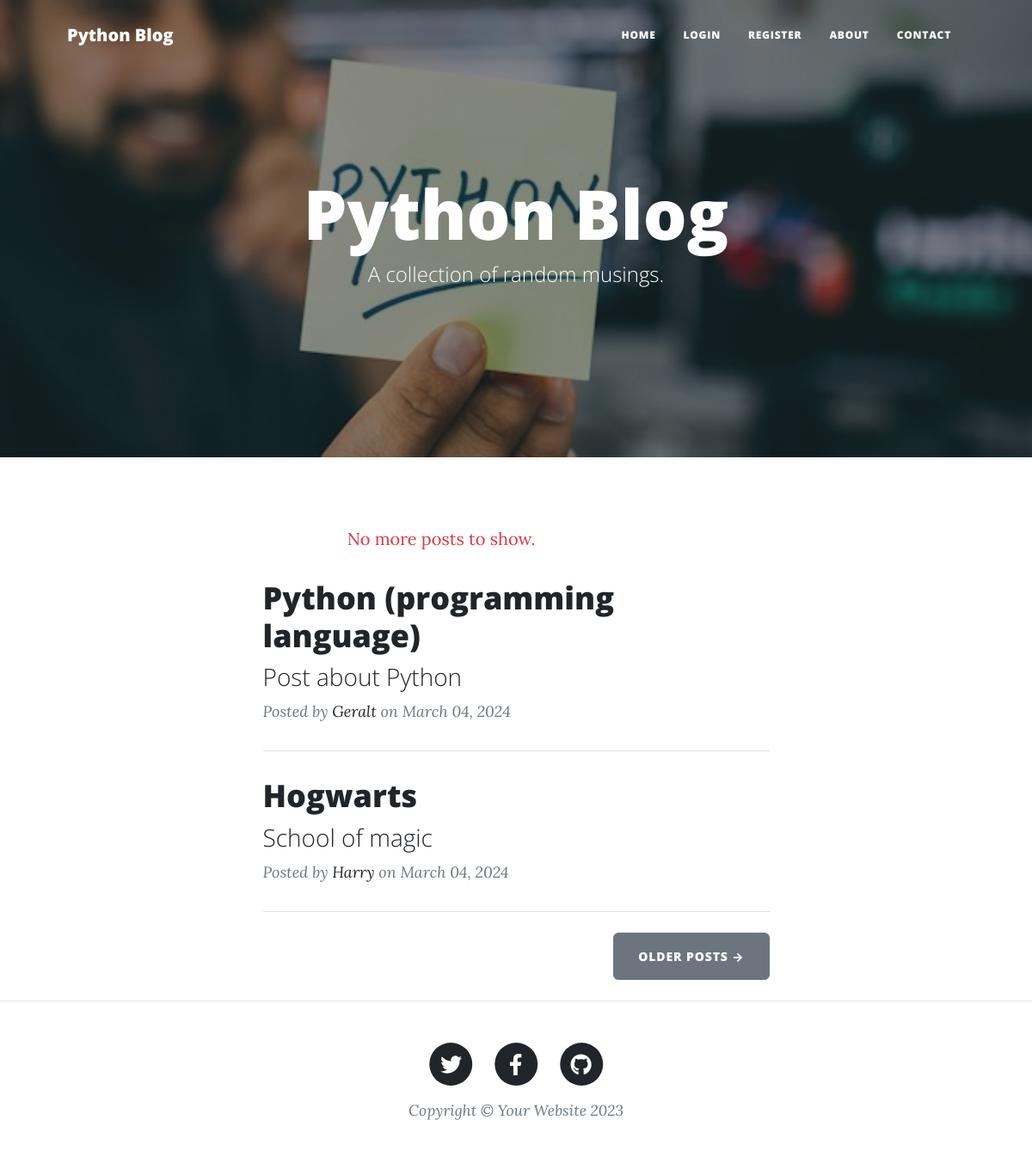
Before: / with the older database file.
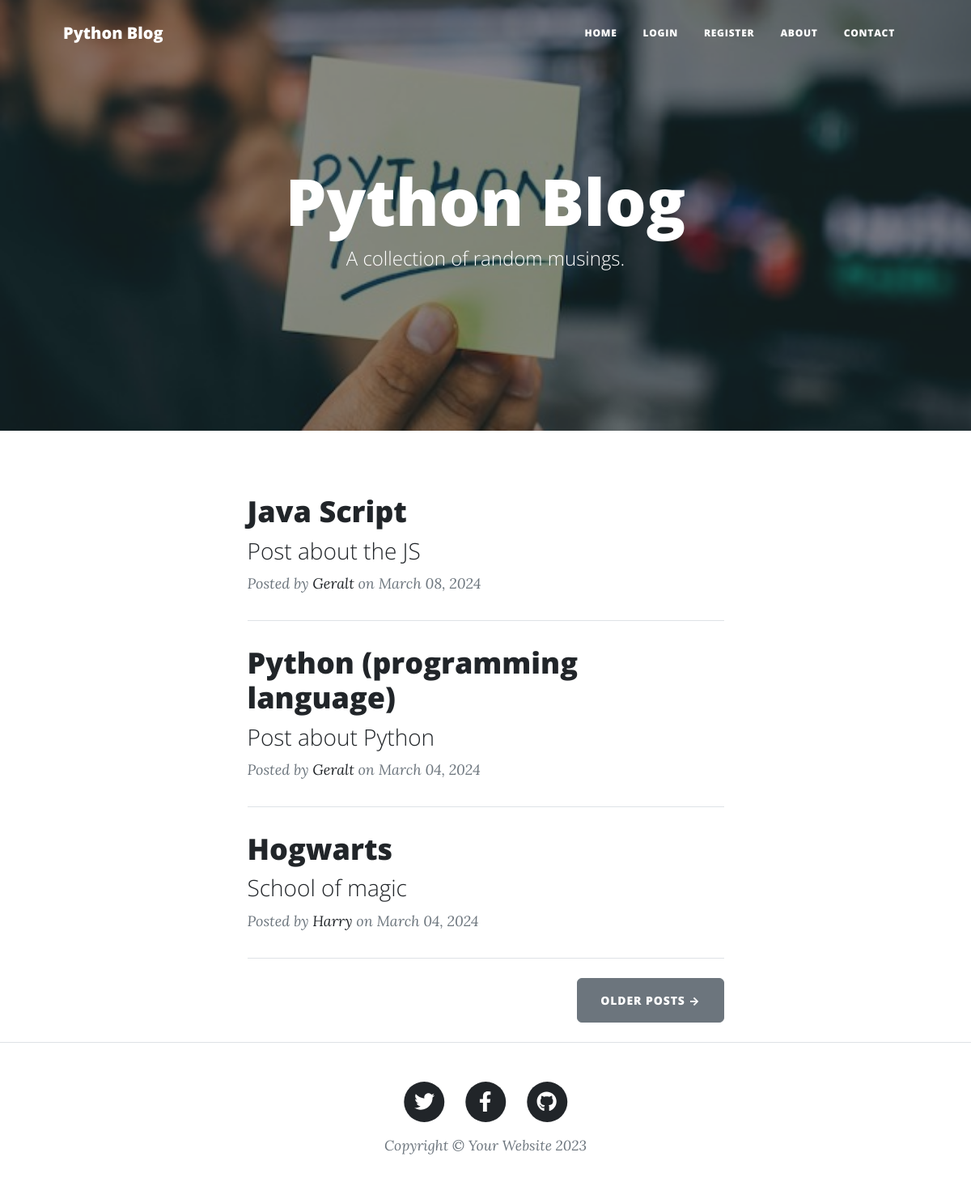
After: the same page with the newer database file.
### db_posts.py (models this page shows)
class Base(DeclarativeBase):
    pass

class BlogPost(Base):
    __tablename__ = "blog_posts"
    id: Mapped[str] = mapped_column(String(50), primary_key=True)
    title: Mapped[str] = mapped_column(String(250), unique=True, nullable=False)
    subtitle: Mapped[str] = mapped_column(String(250), nullable=False)
    date: Mapped[str] = mapped_column(String(250), nullable=False)
    body: Mapped[str] = mapped_column(Text, nullable=False)
    img_url: Mapped[str] = mapped_column(String(250), nullable=False)
    author_id: Mapped[str] = mapped_column(
        String(50), ForeignKey("users.id"), nullable=False
    )
    author = relationship("User", back_populates="posts", lazy="joined")
    comments = relationship("Comment", back_populates="parent_post", lazy="joined")

class User(Base, UserMixin):
    __tablename__ = "users"
    id: Mapped[str] = mapped_column(String(50), primary_key=True)
    email: Mapped[str] = mapped_column(String(250), unique=True, nullable=False)
    password: Mapped[str] = mapped_column(String(250), nullable=False)
    name: Mapped[str] = mapped_column(String(250), nullable=False)
    posts = relationship("BlogPost", back_populates="author", lazy="joined")
    comments = relationship("Comment", back_populates="comment_author", lazy="joined")

### app.py (the view)
@app.route("/")
@app.route("/<int:limit>")
def get_all_posts(limit=3):
    posts = get_posts(limit)
    if len(posts) < limit:
        flash("No more posts to show.")
    return render_template(
        "index.html", all_posts=posts, current_user=current_user, limit=limit + 3
    )

### db_posts.py (called while the page is built)
def get_posts(limit: int):
    with Session(engine) as session:
        result = session.query(BlogPost).order_by(BlogPost.date.desc()).limit(limit)
        posts = result.all()
        return posts

### templates/index.html (shortened to what this page needs)
{% include "header.html" %}
<header
  class="masthead"
  style="background-image: url('../static/assets/img/home-bg.jpg')"
>
  <div class="container position-relative px-4 px-lg-5">
    <div class="row gx-4 gx-lg-5 justify-content-center">
      <div class="col-md-10 col-lg-8 col-xl-7">
        <div class="site-heading">
          <h1>Python Blog</h1>
          <span class="subheading">A collection of random musings.</span>
        </div>
      </div>
    </div>
  </div>
</header>
<div class="container px-4 px-lg-5">
  <div class="row gx-4 gx-lg-5 justify-content-center">
    <div class="col-md-10 col-lg-8 col-xl-7">
      {% include 'messages.html' %} {% for post in all_posts %}
      <div class="post-preview">
        <a href="{{ url_for('show_post', post_id=post.id) }}">
          <h2 class="post-title">{{ post.title }}</h2>
          <h3 class="post-subtitle">{{ post.subtitle }}</h3>
        </a>
        <p class="post-meta">
          Posted by
          <a href="#">{{post.author.name}}</a>
          on {{post.date}}
        </p>
      </div>
      <hr class="my-4" />
      {% endfor %}
      <div class="d-flex justify-content-end mb-4">
        <a
          class="btn btn-secondary text-uppercase"
          href="{{url_for('get_all_posts', limit=limit)}}"
          >Older Posts →</a
        >
      </div>
    </div>
  </div>
</div>
{% include "footer.html" %}

### templates/header.html (shortened to what this page needs)
<!DOCTYPE html>
<html lang="en">
  <head>
    {% block styles %}
    {{ bootstrap.load_css() }}
    <link
      href="{{ url_for('static', filename='css/styles.css') }}"
      rel="stylesheet"
    />
    {% endblock %}
  </head>
  <body>
    <nav class="navbar navbar-expand-lg navbar-light" id="mainNav">
      <div class="container px-4 px-lg-5">
        <a class="navbar-brand" href="/">Python Blog</a>
        <div class="collapse navbar-collapse" id="navbarResponsive">
          <ul class="navbar-nav ms-auto py-4 py-lg-0">
            <li class="nav-item">
              <a
                class="nav-link px-lg-3 py-3 py-lg-4"
                href="{{ url_for('get_all_posts') }}"
                >Home</a
              >
            </li>
            {% if current_user.is_authenticated %}
            <li class="nav-item">
              <a
                class="nav-link px-lg-3 py-3 py-lg-4"
                href="{{ url_for('logout') }}"
                >Log Out</a
              >
            </li>
            {% else %}
            <li class="nav-item">
              <a
                class="nav-link px-lg-3 py-3 py-lg-4"
                href="{{ url_for('login') }}"
                >Login</a
              >
            </li>
            <li class="nav-item">
              <a
                class="nav-link px-lg-3 py-3 py-lg-4"
                href="{{ url_for('register') }}"
                >Register</a
              >
            </li>
            {% endif %}
            <li class="nav-item">
              <a
                class="nav-link px-lg-3 py-3 py-lg-4"
                href="{{ url_for('about') }}"
                >About</a
              >
            </li>
            <li class="nav-item">
              <a
                class="nav-link px-lg-3 py-3 py-lg-4"
                href="{{ url_for('contact') }}"
                >Contact</a
              >
            </li>
          </ul>
        </div>
      </div>
    </nav>
  </body>
</html>

### templates/messages.html (shortened to what this page needs)
<div class="col-lg-8 col-md-10 mx-auto">
  {% with messages = get_flashed_messages() %} {% if messages %}
  <p class="text-danger">{{ messages[0] }}</p>
  {% endif %} {% endwith %}
</div>

### templates/footer.html (shortened to what this page needs)
        <footer class="border-top">
          <div class="container px-4 px-lg-5">
              <div class="row gx-4 gx-lg-5 justify-content-center">
                  <div class="col-md-10 col-lg-8 col-xl-7">
                      <ul class="list-inline text-center">
                          <li class="list-inline-item">
                              <a href="#!">
                                  <span class="fa-stack fa-lg">
                                      <i class="fas fa-circle fa-stack-2x"></i>
                                      <i class="fab fa-twitter fa-stack-1x fa-inverse"></i>
                                  </span>
                              </a>
                          </li>
                          <li class="list-inline-item">
                              <a href="#!">
                                  <span class="fa-stack fa-lg">
                                      <i class="fas fa-circle fa-stack-2x"></i>
                                      <i class="fab fa-facebook-f fa-stack-1x fa-inverse"></i>
                                  </span>
                              </a>
                          </li>
                          <li class="list-inline-item">
                              <a href="#!">
                                  <span class="fa-stack fa-lg">
                                      <i class="fas fa-circle fa-stack-2x"></i>
                                      <i class="fab fa-github fa-stack-1x fa-inverse"></i>
                                  </span>
                              </a>
                          </li>
                      </ul>
                      <div class="small text-center text-muted fst-italic">Copyright &copy; Your Website 2023</div>
                  </div>
              </div>
          </div>
      </footer>
  </body>
</html>

Changed rows visible on the page:
added BlogPost: title "Java Script", subtitle "Post about the JS", author.name "Geralt", date "March 08, 2024"
Other visible differences:
{{ messages[0] }}: "No more posts to show." → (not shown)
